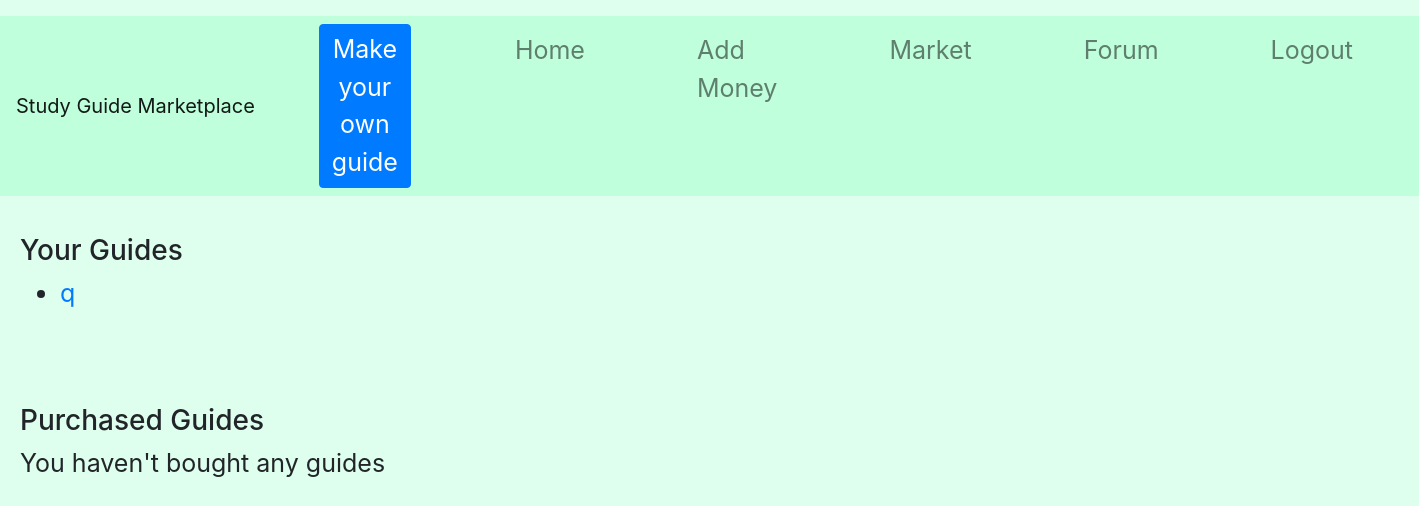
Before: /home (signed in) with the older database file.
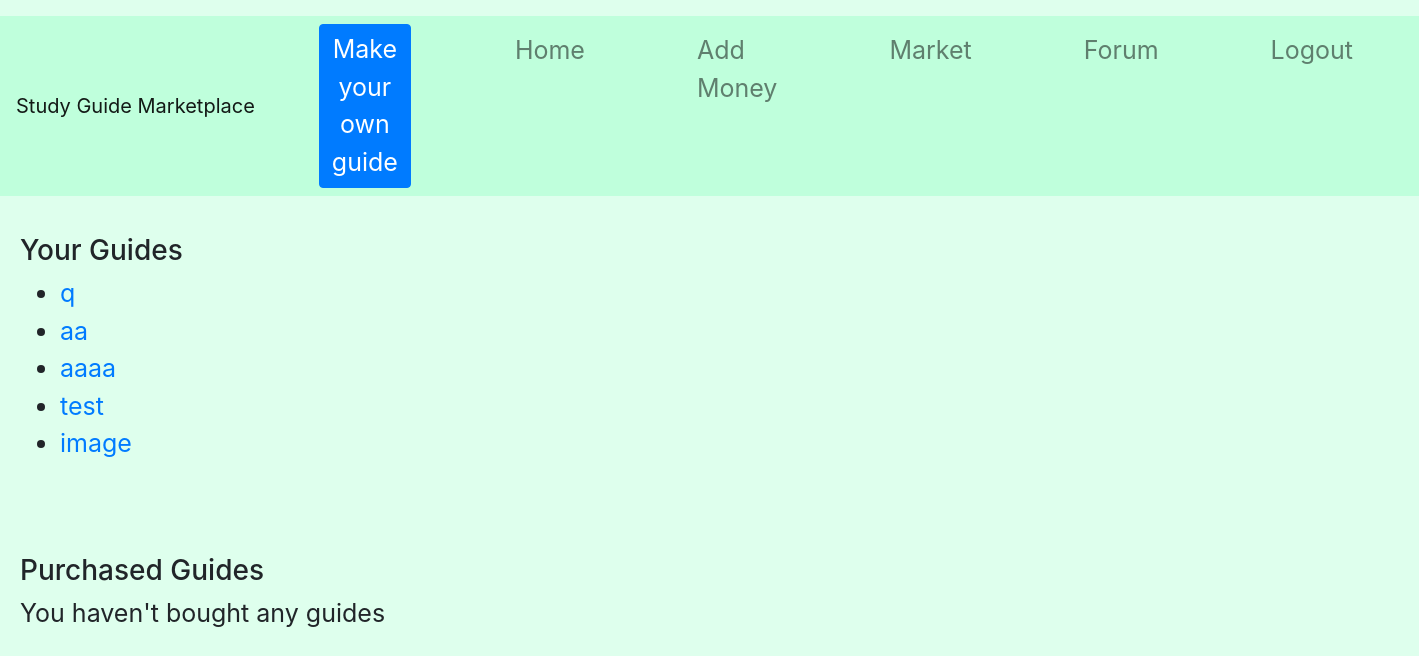
After: the same page with the newer database file.
### tables this page shows
CREATE TABLE guides(id INTEGER, user TEXT, name TEXT, rating REAL, cost INTEGER, buyers INTEGER, subject TEXT, guide TEXT, ratings INTEGER);

### app/__init__.py (the view)
    def login_check(*args, **kwargs):
        if 'username' not in session:
            return redirect(url_for("login"))
        return route_function(*args, **kwargs)

### app/__init__.py (called while the page is built)
def protected(route_function):
    def login_check(*args, **kwargs):
        if 'username' not in session:
            return redirect(url_for("login"))
        return route_function(*args, **kwargs)
    login_check.__name__ = route_function.__name__
    return login_check

@app.route("/home")
@protected
def home():
    return render_template("home.html", own_guides=ops.get_own_guides(session["username"]), pur_guides=ops.get_pur_guides(session["username"]))

### app/utl/ops.py (called while the page is built)
def get_own_guides(username):
    db = sqlite3.connect(DB_FILE)
    c = db.cursor()
    c.execute("SELECT * FROM guides WHERE user = ?;" , (username,))
    g = c.fetchall()
    db.close()
    ans = []
    for row in g:
        next = {}
        next["id"] = row[0]
        next["user"] = row[1]
        next["name"] = row[2]
        next["rating"] = row[3]
        next["cost"] = row[4]
        next["buyers"] = row[5]
        next["subject"] = row[6]
        next["guide"] = row[7]
        next["ratings"] = row[8]
        ans.append(next)
    return ans

### app/templates/home.html (shortened to what this page needs)
{% extends "base.html" %}
{% block body %}
  <br>
  <h3>Your Guides</h3>
    {% if own_guides|length < 1 %}
      <p>You haven't created any guides</p>
    {% else %}
      <ul>
      {% for guide in own_guides %}
        <li>
          <a href={{"/guide/"+(guide["id"]|string)}}>{{ guide["name"] }}</a>
        </li>
      {% endfor %}
      </ul>
    {% endif %}
  <br>
  <br>
  <h3>Purchased Guides</h3>
    {% if pur_guides|length < 1 %}
      <p>You haven't bought any guides</p>
    {% endif %}
{% endblock %}

Changed rows visible on the page:
added guides: name "aa"
added guides: name "aaaa"
added guides: name "test"
added guides: name "image"
